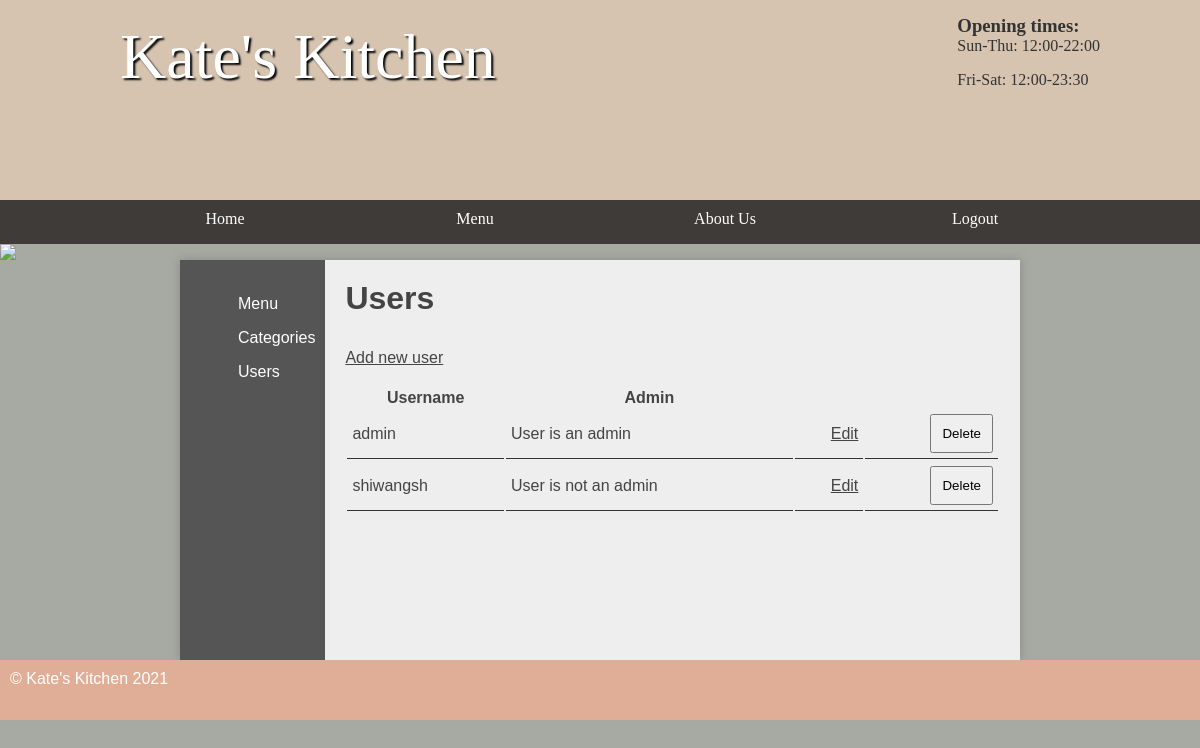
The page /default/public/admin/user.php (signed in) on the database its author committed.
### tables this page shows
CREATE TABLE `users` (
  `id` int(11) NOT NULL AUTO_INCREMENT,
  `username` varchar(45) DEFAULT NULL,
  `password` varchar(256) DEFAULT NULL,
  `is_admin` tinyint(4) DEFAULT '0',
  PRIMARY KEY (`id`)
);

### default/public/admin/user.php (the view, shortened to what this page needs)
<?php
include '../app/header.php';
include '../app/sidebar-admin.php';
echo '<section class="right">';
if (isset($_SESSION['user'])) {
?>
    <h2>Users</h2>
    <a class="new" href="adduser.php">Add new user</a>
<?php
    echo '<table>';
    echo '<thead>';
    echo '<tr>';
    echo '<th>Username</th>';
    echo '<th>Admin</th>';
    echo '</tr>';
    $users = $pdo->query('SELECT * FROM  users ');
    foreach ($users as $user) {
        echo '<tr>';
        echo '<td>' . $user['username'] . '</td>';
        if ($user['is_admin'] == 0) {
            echo '<td>User is not an admin</td>';
        } else {
            echo '<td>User is an admin</td>';
        }
        echo '<td><a style="float: right" href="editUser.php?id=' . $user['id'] . '">Edit</a></td>';
        echo '<td><form method="post" action="user.php">
				<input type="hidden" name="id" value="' . $user['id'] . '" />
				<input type="submit" name="submit" value="Delete" />
				</form></td>';
        echo '</tr>';
    }
    echo '</thead>';
    echo '</table>';
} else {
    header('location: ../login.php');
}
?>
</section>
</main>
<?php
include '../app/footer.php';
?>

### default/public/styles/styles.css (style rules this page uses)
* { margin: 0; padding: 0; }
html { font-family: 'Oxygen-Regular', verdana, sans-serif; }
body { background-color: #A7AAA3; }
main a { color: #333; }
main h2 { font-size:2em; }
p, li, h2 { margin-bottom: 1em; }
form select, form label, form input, form textarea { float: left; width: 200px; padding: 10px; margin-top: 20px; }
input[type="submit"] { clear: both; margin-left: 220px; width: 220px; }
section a { color: #444; }
table { width: 100%; margin-top: 20px; }
td { padding: 5px; border-bottom: 1px solid #333; }
.stock .products, .sidebar .right { display: table-cell; padding: 20px; }
table td input[type="submit"] { margin: 0; float: right; width: auto; padding: auto; }
.right { padding: 20px; }

### rows shown on the page
users: username "admin", is_admin "User is an admin"
users: username "shiwangsh", is_admin "User is not an admin"
